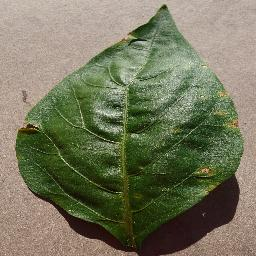
#> input picture PlantVillage/Pepper__bell___Bacterial_spot/19a868e4-5e24-43e8-b61b-a41022340f8e___NREC_B.Spot 1886.JPG, 256 x 256 px; its folder holds only this picture in this run
$ python train_disease_model.py
#> lines starting #> are read from the running program, lines starting #| are printed output that depends on the picture
"""
train_disease_model.py
Trains a crop disease classification model on the PlantVillage dataset.
Uses HOG + Color Histogram features with a Random Forest classifier.
"""

import os
import sys
import numpy as np
import joblib
from pathlib import Path
from PIL import Image
from skimage.feature import hog, local_binary_pattern
from skimage.color import rgb2gray, rgb2hsv
from skimage.transform import resize
from sklearn.ensemble import RandomForestClassifier, ExtraTreesClassifier
from sklearn.model_selection import train_test_split
from sklearn.metrics import classification_report, accuracy_score
from sklearn.preprocessing import LabelEncoder

# Configuration
DATASET_DIR = Path(r"E:\krushisarathi\PlantVillage")
MODEL_DIR = Path(r"E:\krushisarathi\models")
IMG_SIZE = (64, 64)
MAX_IMAGES_PER_CLASS = 500  # Use more images for better accuracy
RANDOM_STATE = 42


def extract_features(image_path: str) -> np.ndarray | None:
    """Extract combined HOG + Color Histogram + texture features from a single image."""
    try:
        img = Image.open(image_path).convert("RGB")
#> img is the input picture: PIL image 256x256 RGB; mean R, G, B 117.5, 118.4, 92.8
        img_array = np.array(img)
        img_resized = resize(img_array, (*IMG_SIZE, 3), anti_aliasing=True)
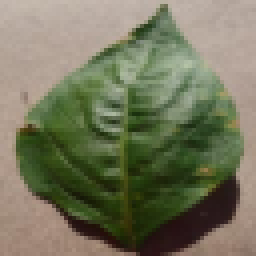
#> img_resized: shape (64, 64, 3) float64 (shown 4 times larger); mean R, G, B 0.461, 0.464, 0.364

        # 1. HOG features (shape/texture)
        img_gray = rgb2gray(img_resized)
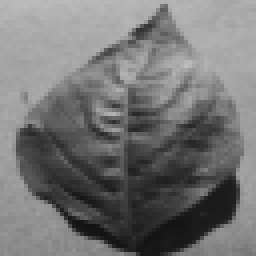
#> img_gray: shape (64, 64) float64 (shown 4 times larger); min 0.0743, max 0.745, mean 0.456
        hog_features = hog(
            img_gray,
            orientations=9,
            pixels_per_cell=(8, 8),
            cells_per_block=(2, 2),
            block_norm="L2-Hys",
        )
#> hog_features = 1764 values, max 0.498 at index 1526, min 0 at index 1071, mean 0.136

        # 2. Color histogram features (RGB channels)
        color_features = []
        for channel in range(3):
            hist, _ = np.histogram(img_resized[:, :, channel], bins=32, range=(0, 1))
            hist = hist.astype(float) / (hist.sum() + 1e-7)  # Normalize
            color_features.extend(hist)
#> after the loop, color_features = 96 values, max 0.128 at index 22, min 0 at index 0, mean 0.0312

        # 3. HSV color histogram (captures disease-specific colors better)
        img_hsv = rgb2hsv(img_resized)
#> img_hsv: shape (64, 64, 3) float64; mean of channels 0, 1, 2 0.18, 0.346, 0.497
        for channel in range(3):
            hist, _ = np.histogram(img_hsv[:, :, channel], bins=32, range=(0, 1))
            hist = hist.astype(float) / (hist.sum() + 1e-7)
            color_features.extend(hist)
#> after the loop, color_features = 192 values, max 0.32 at index 98, min 0 at index 0, mean 0.0312

        # 4. Statistical features (mean, std per channel)
        stats_features = []
        for channel in range(3):
            stats_features.append(np.mean(img_resized[:, :, channel]))
            stats_features.append(np.std(img_resized[:, :, channel]))
#> after the loop, stats_features = [0.461, 0.224, 0.464, 0.186, 0.364, 0.216]
        for channel in range(3):
            stats_features.append(np.mean(img_hsv[:, :, channel]))
            stats_features.append(np.std(img_hsv[:, :, channel]))
#> after the loop, stats_features = [0.461, 0.224, 0.464, 0.186, 0.364, 0.216, 0.18, 0.152, 0.346, 0.21, 0.497, 0.202]

        # Combine all features
        all_features = np.concatenate([
            hog_features,
            np.array(color_features),
            np.array(stats_features),
        ])
#> all_features = 1968 values, max 0.498 at index 1526, min 0 at index 1071, mean 0.127

        return all_features
    except Exception as e:
        print(f"  [SKIP] Error processing {image_path}: {e}")
        return None


def load_dataset():
    """Load images from PlantVillage folders and extract features."""
    features = []
    labels = []

    # Get class directories (skip the nested PlantVillage subfolder)
    class_dirs = [
        d
        for d in sorted(DATASET_DIR.iterdir())
        if d.is_dir() and d.name != "PlantVillage"
    ]

    print(f"Found {len(class_dirs)} classes:\n")
    for cls_dir in class_dirs:
        image_files = [
            f for f in cls_dir.iterdir() if f.suffix.upper() in (".JPG", ".JPEG", ".PNG")
        ]
        # Limit images per class
        np.random.seed(RANDOM_STATE)
        if len(image_files) > MAX_IMAGES_PER_CLASS:
            indices = np.random.choice(len(image_files), MAX_IMAGES_PER_CLASS, replace=False)
            image_files = [image_files[i] for i in indices]

        print(f"  {cls_dir.name}: loading {len(image_files)} images...")

        count = 0
        for img_path in image_files:
            feat = extract_features(str(img_path))
#> feat has the same summary as all_features in extract_features
            if feat is not None:
                features.append(feat)
                labels.append(cls_dir.name)
                count += 1
        print(f"    -> {count} images processed successfully")
#> pass 2 of the loop in load_dataset, `for cls_dir in class_dirs:`:
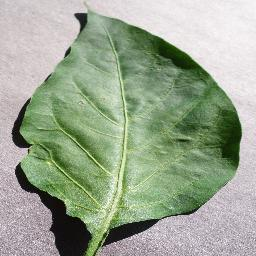
#> input picture PlantVillage/Pepper__bell___healthy/15357dc6-ebde-4ce0-a230-4a1e07b08ecd___JR_HL 8098.JPG, 256 x 256 px
#> in extract_features, img is the input picture: PIL image 256x256 RGB; mean R, G, B 155.3, 166.9, 145.6
#> in extract_features (call 2), `img_resized = resize(img_array, (*IMG_SIZE, 3), anti_aliasing=True)`:
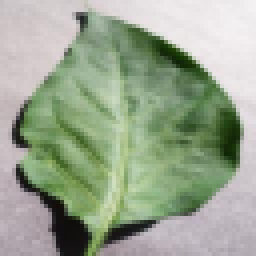
#> img_resized: shape (64, 64, 3) float64 (shown 4 times larger); mean R, G, B 0.609, 0.654, 0.571
#> in extract_features (call 2), `img_gray = rgb2gray(img_resized)`:
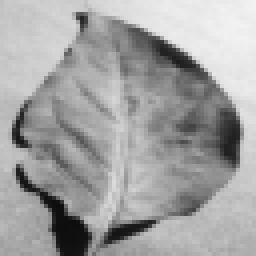
#> img_gray: shape (64, 64) float64 (shown 4 times larger); min 0.0536, max 0.95, mean 0.639
#> hog_features = 1764 values, max 0.651 at index 240, min 0 at index 749, mean 0.129
#> after the loop in extract_features (call 2), `for channel in range(3):`: color_features = 96 values, max 0.0894 at index 54, min 0 at index 0, mean 0.0312
#> img_hsv: shape (64, 64, 3) float64; mean of channels 0, 1, 2 0.527, 0.184, 0.667
#> after the loop in extract_features (call 2), `for channel in range(3):`: color_features = 192 values, max 0.249 at index 104, min 0 at index 0, mean 0.0312
#> after the loop in extract_features (call 2), `for channel in range(3):`: stats_features = [0.609, 0.224, 0.654, 0.19, 0.571, 0.236]
#> after the loop in extract_features (call 2), `for channel in range(3):`: stats_features = [0.609, 0.224, 0.654, 0.19, 0.571, 0.236, 0.527, 0.327, 0.184, 0.162, 0.667, 0.196]
#> all_features = 1968 values, max 0.667 at index 1966, min 0 at index 749, mean 0.121
#> feat has the same summary as all_features in extract_features

    return np.array(features), np.array(labels)


def main():
    print("=" * 60)
    print("  PlantVillage Disease Detection - Model Training")
    print("  (HOG + Color Histograms + Statistics)")
    print("=" * 60)

    # Create model directory
    MODEL_DIR.mkdir(parents=True, exist_ok=True)

    # Load dataset
    print("\n[1/4] Loading dataset and extracting features...")
    X, y = load_dataset()
    print(f"\nTotal samples: {len(X)}, Feature dimension: {X.shape[1]}")
#| Total samples: 2, Feature dimension: 1968

    # Encode labels
    print("\n[2/4] Encoding labels...")
    le = LabelEncoder()
    y_encoded = le.fit_transform(y)
#> y_encoded = [0, 1]
    print(f"Number of classes: {len(le.classes_)}")

    # Split data
    print("\n[3/4] Splitting into train/test sets...")
#> (the run stopped early here; a loop or call above may not have finished)
